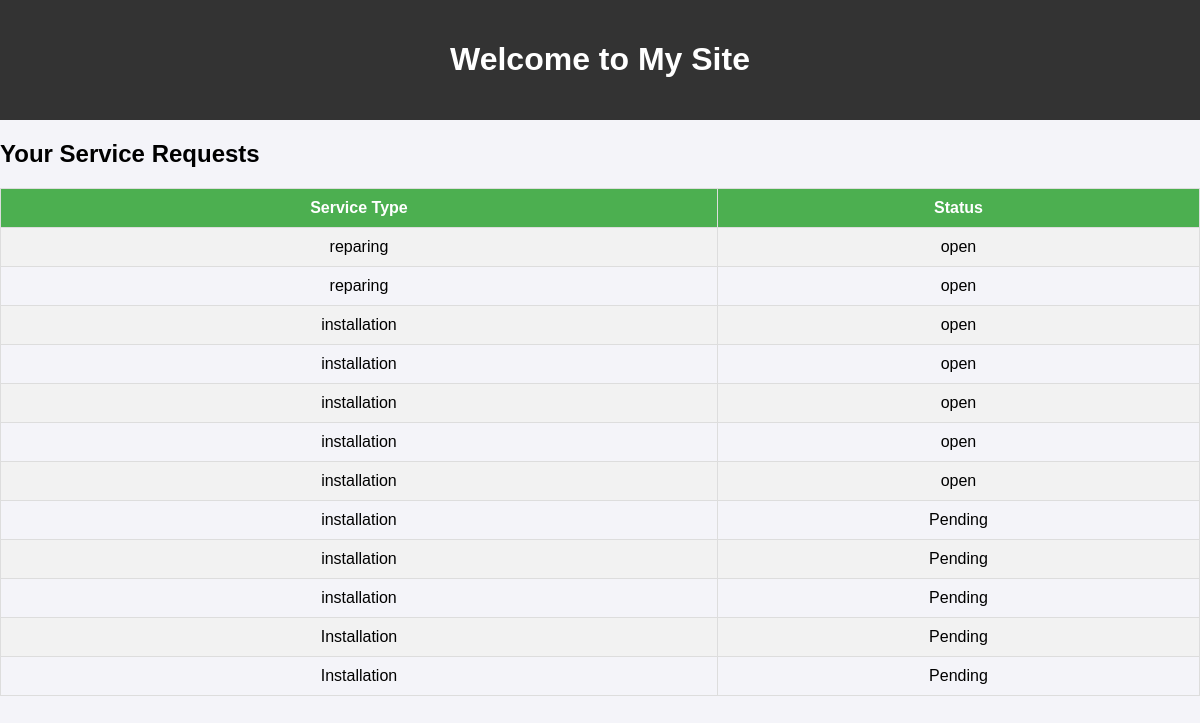
Screenshot of /service/service_requests/ (signed in) with the database file from the repository.
### customer_service/models.py (models this page shows, shortened)
class ServiceRequest(models.Model):
    customer = models.ForeignKey(User, on_delete=models.CASCADE)
    service_type = models.CharField(max_length=100)
    description = models.TextField()
    file_attachment = models.FileField(upload_to='service_requests/', null=True, blank=True)
    status = models.CharField(max_length=50, choices=[('open', 'Open'), ('resolved', 'Resolved')])
    assigned_to = models.ForeignKey(User, on_delete=models.SET_NULL, null=True, blank=True, related_name="assigned_requests")
    resolution = models.TextField(null=True, blank=True)
    created_at = models.DateTimeField(auto_now_add=True)
    updated_at = models.DateTimeField(auto_now=True)

### customer_service/views.py (the view)
# urls.py: path('service_requests/', views.service_requests, name='service_requests'),  # User service requests
@login_required
def service_requests(request):
    requests = ServiceRequest.objects.filter(customer=request.user).order_by('-created_at')
    return render(request, 'customer_service/service_requests.html', {'requests': requests})

### customer_service/templates/customer_service/service_requests.html
{% extends 'base_generic.html' %}
{% block content %}
  <h2>Your Service Requests</h2>
  {% if requests %}
    <table>
      <tr>
        <th>Service Type</th>
        <th>Status</th>
      </tr>
      {% for request in requests %}
        <tr>
          <td>{{ request.service_type }}</td>
          <td>{{ request.status }}</td>
        </tr>
      {% endfor %}
    </table>
  {% else %}
    <p>No service requests found.</p>
  {% endif %}
{% endblock %}

### customer_service/templates/customer_service/base_generic.html (shortened to what this page needs)
{% load static %}
<!DOCTYPE html>
<html lang="en">
<head>
    <link rel="stylesheet" href="{% static 'css/styles.css' %}">
</head>
<body>
    <header>
        <h1>Welcome to My Site</h1>
    </header>
    {% block content %}
    {% endblock %}
</body>
</html>

### static/styles.css (style rules this page uses)
body { font-family: Arial, sans-serif; background-color: #f4f4f9; margin: 0; padding: 0; }
header { background-color: #333; color: white; padding: 20px; text-align: center; }
table { width: 100%; border-collapse: collapse; margin: 20px 0; }
th, td { padding: 10px; border: 1px solid #ddd; text-align: center; }
th { background-color: #4CAF50; color: white; }
tr:nth-child(even) { background-color: #f2f2f2; }

### rows the page displays
ServiceRequest: service_type "reparing", status "open"
ServiceRequest: service_type "reparing", status "open"
ServiceRequest: service_type "installation", status "open"
ServiceRequest: service_type "installation", status "open"
ServiceRequest: service_type "installation", status "open"
ServiceRequest: service_type "installation", status "open"
ServiceRequest: service_type "installation", status "open"
ServiceRequest: service_type "installation", status "Pending"
ServiceRequest: service_type "installation", status "Pending"
ServiceRequest: service_type "installation", status "Pending"
ServiceRequest: service_type "Installation", status "Pending"
ServiceRequest: service_type "Installation", status "Pending"
